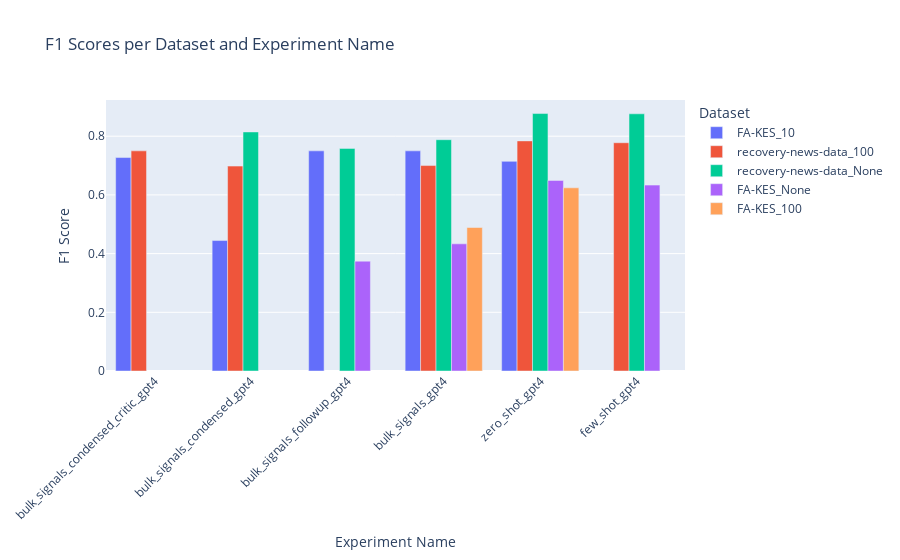

Here is the notebook cell this chart was saved with:
### Code cell
# Create a bar plot
fig = px.bar(
    latest_experiments_reset,
    x="experiment_name",
    y="f1",
    color="dataset",
    barmode="group",
    title="F1 Scores per Dataset and Experiment Name",
    labels={"f1": "F1 Score", "experiment_name": "Experiment Name", "dataset": "Dataset"}
)

fig.update_layout(xaxis_tickangle=-45)
fig.show()

### Figure 1 — Plotly figure (JSON) as saved in the notebook; plotly's stock layout.template omitted (floating-point values rounded to 4 significant figures)
{"data": [{"alignmentgroup": "True", "hovertemplate": "Dataset=FA-KES_10<br>Experiment Name=%{x}<br>F1 Score=%{y}<extra></extra>", "legendgroup": "FA-KES_10", "marker": {"color": "#636efa", "pattern": {"shape": ""}}, "name": "FA-KES_10", "offsetgroup": "FA-KES_10", "orientation": "v", "showlegend": true, "textposition": "auto", "type": "bar", "x": ["bulk_signals_condensed_critic_gpt4", "bulk_signals_condensed_gpt4", "bulk_signals_followup_gpt4", "bulk_signals_gpt4", "zero_shot_gpt4"], "xaxis": "x", "y": [0.7273, 0.4444, 0.75, 0.75, 0.7143], "yaxis": "y"}, {"alignmentgroup": "True", "hovertemplate": "Dataset=recovery-news-data_100<br>Experiment Name=%{x}<br>F1 Score=%{y}<extra></extra>", "legendgroup": "recovery-news-data_100", "marker": {"color": "#EF553B", "pattern": {"shape": ""}}, "name": "recovery-news-data_100", "offsetgroup": "recovery-news-data_100", "orientation": "v", "showlegend": true, "textposition": "auto", "type": "bar", "x": ["bulk_signals_condensed_critic_gpt4", "bulk_signals_condensed_gpt4", "bulk_signals_gpt4", "few_shot_gpt4", "zero_shot_gpt4"], "xaxis": "x", "y": [0.75, 0.6981, 0.7, 0.7778, 0.784], "yaxis": "y"}, {"alignmentgroup": "True", "hovertemplate": "Dataset=recovery-news-data_None<br>Experiment Name=%{x}<br>F1 Score=%{y}<extra></extra>", "legendgroup": "recovery-news-data_None", "marker": {"color": "#00cc96", "pattern": {"shape": ""}}, "name": "recovery-news-data_None", "offsetgroup": "recovery-news-data_None", "orientation": "v", "showlegend": true, "textposition": "auto", "type": "bar", "x": ["bulk_signals_condensed_gpt4", "bulk_signals_followup_gpt4", "bulk_signals_gpt4", "few_shot_gpt4", "zero_shot_gpt4"], "xaxis": "x", "y": [0.8145, 0.7585, 0.7881, 0.8763, 0.8772], "yaxis": "y"}, {"alignmentgroup": "True", "hovertemplate": "Dataset=FA-KES_None<br>Experiment Name=%{x}<br>F1 Score=%{y}<extra></extra>", "legendgroup": "FA-KES_None", "marker": {"color": "#ab63fa", "pattern": {"shape": ""}}, "name": "FA-KES_None", "offsetgroup": "FA-KES_None", "orientation": "v", "showlegend": true, "textposition": "auto", "type": "bar", "x": ["bulk_signals_followup_gpt4", "bulk_signals_gpt4", "few_shot_gpt4", "zero_shot_gpt4"], "xaxis": "x", "y": [0.3742, 0.4333, 0.6334, 0.6492], "yaxis": "y"}, {"alignmentgroup": "True", "hovertemplate": "Dataset=FA-KES_100<br>Experiment Name=%{x}<br>F1 Score=%{y}<extra></extra>", "legendgroup": "FA-KES_100", "marker": {"color": "#FFA15A", "pattern": {"shape": ""}}, "name": "FA-KES_100", "offsetgroup": "FA-KES_100", "orientation": "v", "showlegend": true, "textposition": "auto", "type": "bar", "x": ["bulk_signals_gpt4", "zero_shot_gpt4"], "xaxis": "x", "y": [0.4889, 0.6241], "yaxis": "y"}], "layout": {"barmode": "group", "legend": {"title": {"text": "Dataset"}, "tracegroupgap": 0}, "title": {"text": "F1 Scores per Dataset and Experiment Name"}, "xaxis": {"anchor": "y", "domain": [0, 1], "tickangle": -45, "title": {"text": "Experiment Name"}}, "yaxis": {"anchor": "x", "domain": [0, 1], "title": {"text": "F1 Score"}}}}
